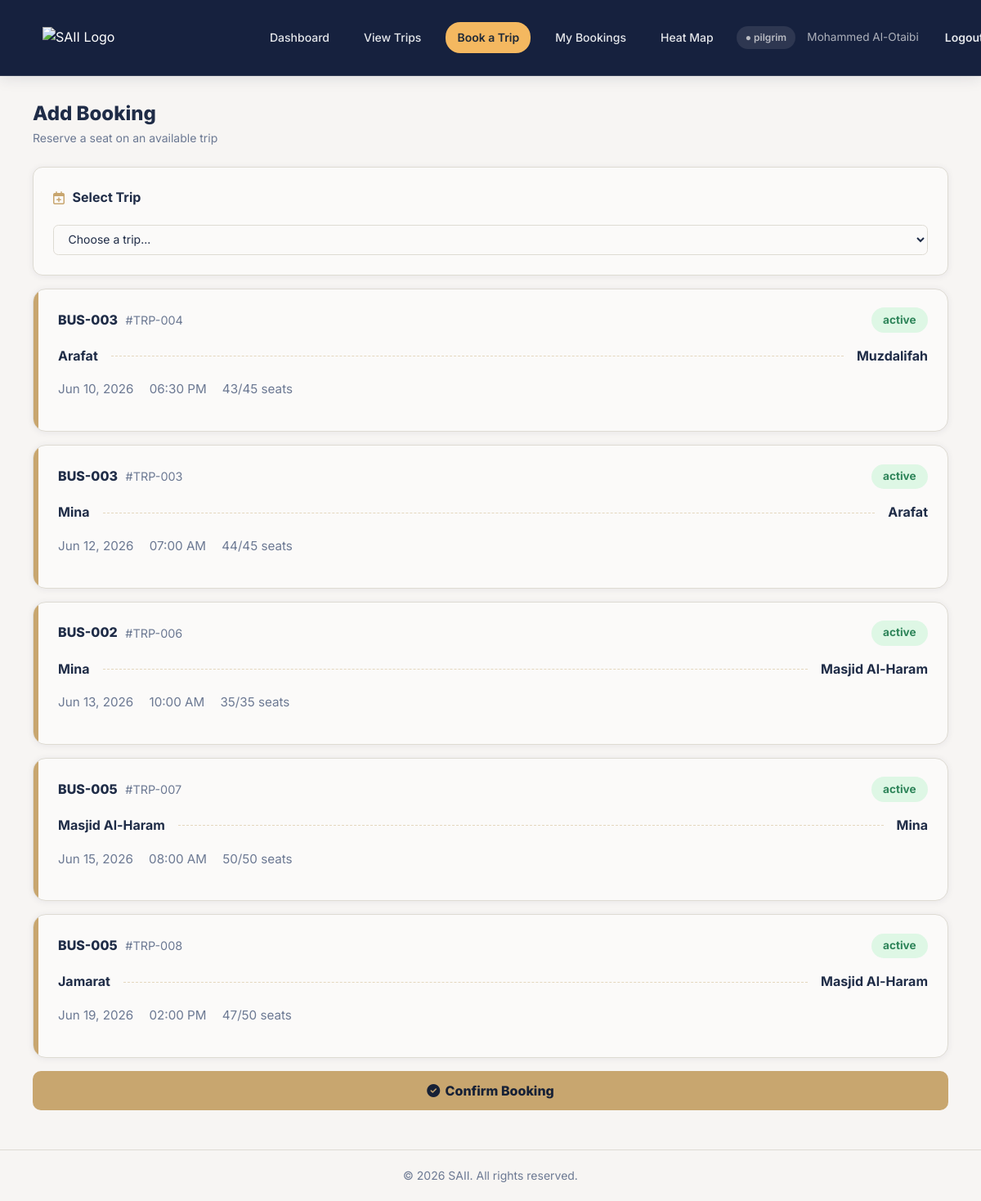
The app's page /add-booking.php (signed in) with its own data.
### tables this page shows
CREATE TABLE `trip` (
  `TripID` int(11) NOT NULL,
  `Origin` varchar(100) NOT NULL,
  `Destination` varchar(100) NOT NULL,
  `DepartureDate` date NOT NULL,
  `DepartureTime` time NOT NULL,
  `TotalSeats` int(11) NOT NULL,
  `AvailableSeats` int(11) NOT NULL,
  `Status` enum('Confirmed','Completed','Cancelled') NOT NULL,
  `Pickup_Location` varchar(150) DEFAULT NULL,
  `BusID` int(11) NOT NULL,
  `AdminID` int(11) NOT NULL
);

CREATE TABLE `bus` (
  `BusID` int(11) NOT NULL,
  `Bus_Number` varchar(50) NOT NULL,
  `Capacity` int(11) NOT NULL,
  `Status` enum('Active','Maintenance') NOT NULL,
  `Driver_Name` varchar(100) NOT NULL,
  `Driver_Phone` varchar(20) NOT NULL
);

### add-booking.php (the view, shortened to what this page needs)
<?php
require 'db_connection.php';
$userName = $_SESSION['User_Name'] ?? 'User';
function e($value) {
    return htmlspecialchars((string)$value, ENT_QUOTES, 'UTF-8');
}
function formatTripRow($row) {
    return [
        'id' => 'TRP-' . str_pad($row['TripID'], 3, '0', STR_PAD_LEFT),
        'bus' => $row['Bus_Number'],
        'from' => $row['Origin'],
        'to' => $row['Destination'],
        'date' => date('M d, Y', strtotime($row['DepartureDate'])),
        'date_value' => date('Y-m-d', strtotime($row['DepartureDate'])),
        'time' => date('h:i A', strtotime($row['DepartureTime'])),
        'seats' => $row['AvailableSeats'] . '/' . $row['TotalSeats'] . ' seats',
        'pickup' => $row['Pickup_Location'] ?? '',
        'duration' => '',
        'busType' => '',
        'note' => '',
    ];
}
$trips = [];
$stmt = mysqli_prepare($conn,
    "SELECT t.TripID, t.Origin, t.Destination, t.DepartureDate, t.DepartureTime,
            t.TotalSeats, t.AvailableSeats, t.Status, t.Pickup_Location, b.Bus_Number
     FROM trip t
     JOIN bus b ON b.BusID = t.BusID
     WHERE t.Status = 'Confirmed' AND t.AvailableSeats > 0
     ORDER BY t.DepartureDate, t.DepartureTime"
);
mysqli_stmt_execute($stmt);
$result = mysqli_stmt_get_result($stmt);
while ($row = mysqli_fetch_assoc($result)) {
    $trips[(string)$row['TripID']] = formatTripRow($row);
}
?>
<!DOCTYPE html>
<html lang="en">
<head>
  <link rel="stylesheet" href="https://cdnjs.cloudflare.com/ajax/libs/font-awesome/6.5.2/css/all.min.css" />
  <link rel="stylesheet" href="styles.css"/>
</head>
<body class="page-wrapper">
  <header class="navbar">
    <div class="navbar-inner">
      <a href="user-dashboard.php" class="nav-logo">
        <img src="image/saii.png" alt="SAII Logo" class="logo-img"/>
      </a>
      <nav class="nav-links">
        <a href="user-dashboard.php" class="nav-link">Dashboard</a>
        <a href="view-trips.php" class="nav-link">View Trips</a>
        <a href="add-booking.php" class="nav-link active">Book a Trip</a>
        <a href="my_bookings.php" class="nav-link">My Bookings</a>
        <a href="user-heat-map.php" class="nav-link">Heat Map</a>
      </nav>
      <div class="nav-right">
        <span class="role-chip user">&#9679; pilgrim</span>
        <span style="color:rgba(255,255,255,.65);font-size:.85rem;"><?= e($userName) ?></span>
        <a href="logout.php" class="btn btn-sm btn-outline-dark">Logout</a>
      </div>
    </div>
  </header>
  <div class="page-content">
    <div class="search-page-head">
      <h1 class="page-title">Add Booking</h1>
      <p class="page-subtitle">Reserve a seat on an available trip</p>
    </div>
    <form method="post" action="add-booking.php" id="bookingForm">
      <div class="card" style="padding:1.5rem; margin-bottom:1rem;">
        <div class="form-card-title" style="margin-bottom:1.25rem;">
          <i class="fa-regular fa-calendar-plus" style="color:var(--accent);"></i>
          Select Trip
        </div>
        <div class="form-group">
          <select class="form-select" id="tripSelect" name="trip_id">
            <option value="">Choose a trip...</option>
          </select>
        </div>
      </div>
      <div class="search-results" id="availableTrips">
        <?php foreach ($trips as $tripKey => $trip): ?>
          <div class="trip-search-card selectable-trip" data-trip="<?= e($tripKey) ?>">
            <div class="trip-search-bar"></div>
            <div class="trip-search-content">
              <div class="trip-search-top">
                <div class="trip-search-title-wrap">
                  <div class="trip-search-title"> <?= e($trip['bus']) ?></div>
                  <div class="trip-search-id">#<?= e($trip['id']) ?></div>
                </div>
                <span class="search-status-badge">active</span>
              </div>
              <div class="trip-search-route">
                <div class="trip-search-place"><?= e($trip['from']) ?></div>
                <div class="trip-search-line"></div>
                <div class="trip-search-place"><?= e($trip['to']) ?></div>
              </div>
              <div class="trip-search-meta">
                <span><?= e($trip['date']) ?></span>
                <span><?= e($trip['time']) ?></span>
                <span><?= e($trip['seats']) ?></span>
              </div>
            </div>
          </div>
        <?php endforeach; ?>
      </div>
      <button type="submit" id="confirmBookingBtn" class="btn btn-accent btn-full" style="margin-top:1rem; padding:1rem 1.25rem; font-size:1rem; font-weight:800;">
        <i class="fa-solid fa-circle-check"></i>
        Confirm Booking
      </button>
    </form>
  </div>
  <footer style="border-top:1px solid var(--border);padding:1.25rem 1rem;text-align:center;background:var(--bg);">
    <p class="text-muted text-sm">&copy; 2026 SAII. All rights reserved.</p>
  </footer>
</body>
</html>

### records on screen
trip: BusID.Bus_Number "BUS-003", id "TRP-004", Origin "Arafat", Destination "Muzdalifah", date "Jun 10, 2026", time "06:30 PM", seats "43/45 seats"
trip: BusID.Bus_Number "BUS-003", id "TRP-003", Origin "Mina", Destination "Arafat", date "Jun 12, 2026", time "07:00 AM", seats "44/45 seats"
trip: BusID.Bus_Number "BUS-002", id "TRP-006", Origin "Mina", Destination "Masjid Al-Haram", date "Jun 13, 2026", time "10:00 AM", seats "35/35 seats"
trip: BusID.Bus_Number "BUS-005", id "TRP-007", Origin "Masjid Al-Haram", Destination "Mina", date "Jun 15, 2026", time "08:00 AM", seats "50/50 seats"
trip: BusID.Bus_Number "BUS-005", id "TRP-008", Origin "Jamarat", Destination "Masjid Al-Haram", date "Jun 19, 2026", time "02:00 PM", seats "47/50 seats"

### other values on screen
$userName "Mohammed Al-Otaibi"
